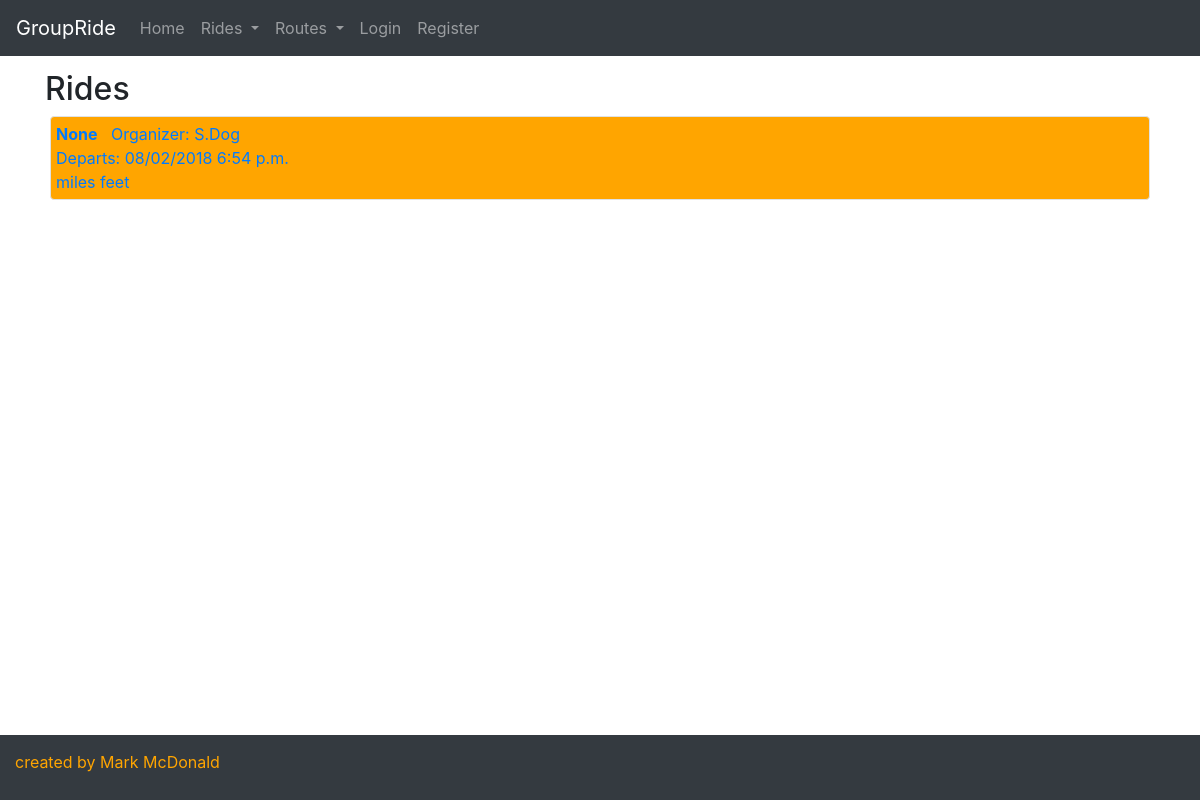
The page /rides/ on the database as committed earlier.
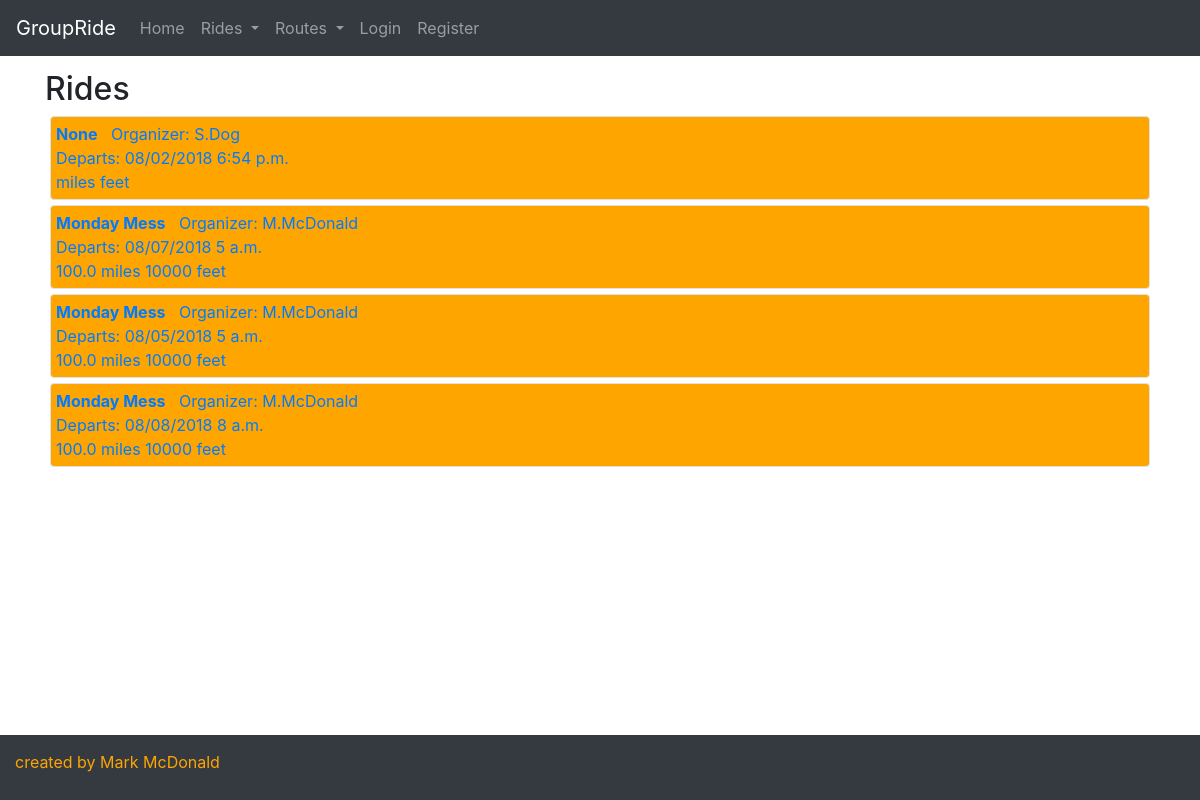
The same page on the database as committed later.
### groupride/models.py (models this page shows, shortened)
class Ride(models.Model):
    created_by = models.ForeignKey(User, on_delete = models.SET_NULL, blank = True, null = True, related_name = "created_rides")
    created_on = models.DateTimeField(auto_now_add = True, editable = False, blank = False)
    ride_name = models.CharField(max_length = 256, blank = True, null = True)
    ride_date = models.DateTimeField(editable = True, blank = False, null = False)
    private = models.BooleanField(default = False)
    route = models.ForeignKey(Route, on_delete = models.SET_NULL, blank = True, null = True, related_name = "rides")
    confirmed_riders = models.ManyToManyField(User, related_name = "confirmed_ride")
    invited_riders = models.ManyToManyField(User, related_name = "invited_ride")
    comments = models.ManyToManyField(Comment, blank = True)

class Route(models.Model):
    created_by = models.ForeignKey(User, on_delete = models.SET_NULL, blank = True, null = True, related_name = "created_routes")
    created_on = models.DateTimeField(auto_now_add = True, editable = False, blank = False)
    route_name = models.CharField(max_length = 256, blank = True, null = True)
    miles = models.DecimalField(max_digits = 6, decimal_places = 1, blank = True, null = True)
    vertical_feet = models.IntegerField(blank = True, null = True)
    origin = models.CharField(max_length = 64, blank = True, null = True)
    reviews = models.ManyToManyField(Review, blank = True)

### groupride/views.py (the view)
# urls.py: path("rides/", views.rides, name="rides"),
def rides(request):
    rides = Ride.objects.all()
    context = {'rides': rides,}
    return render(request, "groupride/rides.html", context)

### groupride/templates/groupride/rides.html (shortened to what this page needs)
{% extends 'groupride/template.html' %}
{% block body %}
  <div class="container">
    <h2>Rides</h2>
    <div class="panel-group">
    {% for ride in rides %}
    <a href="/ride/{{ride.id}}">
      <div class="ride_header border rounded">
        <div>
          <span class=""><strong>{{ride.ride_name}}</strong></span>
          <span class="">&nbsp Organizer: {{ride.created_by.first_name|slice:":1" }}.{{ride.created_by.last_name}} </span>
        </div>
        <div>
          <span class="">Departs: {{ ride.ride_date|date:"SHORT_DATE_FORMAT" }} {{ ride.ride_date|time:"TIME_FORMAT" }} </span>
        </div>
        <div>
          <span class="">{{ride.route.miles}} miles </span>
          <span class="">{{ride.route.vertical_feet}} feet</span>
        </div>
      </div>
    </a>
    {% endfor %}
    </div>
  </div>
{% endblock %}

### groupride/templates/groupride/template.html (shortened to what this page needs)
{% load static %}
<!DOCTYPE html>
<html>
  <head>
      <link rel="stylesheet" href="https://stackpath.bootstrapcdn.com/bootstrap/4.1.1/css/bootstrap.min.css">
      <link rel="stylesheet" href="{% static 'groupride/styles.css' %}" />
  </head>
  <body>
    <nav class="navbar navbar-expand-md bg-dark navbar-dark fixed-top">
      <a class="navbar-brand" href="{% url 'index' %}">GroupRide</a>
      <div class="collapse navbar-collapse" id="collapsibleNavbar">
        <ul class="navbar-nav">
          <li class="nav-item">
            <a class="nav-link" href="{% url 'index' %}">Home</a>
          </li>
          <li class="nav-item dropdown">
            <a class="nav-link dropdown-toggle" href="#" id="navbardrop" data-toggle="dropdown">
              Rides
            </a>
          </li>
          <li class="nav-item dropdown">
            <a class="nav-link dropdown-toggle" href="#" id="navbardrop" data-toggle="dropdown">
              Routes
            </a>
          </li>
          {% if user.is_authenticated %}
            <li class="nav-item">
              <a class="nav-link" href="{% url 'logout' %}">Logout</a>
            </li>
          {% else %}
            <li class="nav-item">
              <a class="nav-link" href="{% url 'login' %}">Login</a>
            </li>
            <li class="nav-item">
              <a class="nav-link" href="{% url 'register' %}">Register</a>
            </li>
          {% endif %}
        </ul>
      </div>
    </nav>
      {% block body %}
      {% endblock %}
      <footer class="row justify-content-left fixed-bottom bg-dark">
        <div class="col">created by Mark McDonald</div>
      </footer>
  </body>
</html>

### groupride/static/groupride/styles.css (style rules this page uses)
footer { padding: 15px 15px 50px 15px; color: orange; }
footer { height: 6vh; }
body { margin-top: 70px; margin-bottom: 7vh; }
.ride_header { padding: 5px; margin: 5px; background-color: orange; }

Rows that differ between the two databases and show on the page:
added Ride: ride_name "Monday Mess", created_by.first_name "M", created_by.last_name "McDonald", ride_date "08/07/2018", ride_date "5 a.m.", route.miles "100.0", route.vertical_feet "10000"
added Ride: ride_name "Monday Mess", created_by.first_name "M", created_by.last_name "McDonald", ride_date "08/05/2018", ride_date "5 a.m.", route.miles "100.0", route.vertical_feet "10000"
added Ride: ride_name "Monday Mess", created_by.first_name "M", created_by.last_name "McDonald", ride_date "08/08/2018", ride_date "8 a.m.", route.miles "100.0", route.vertical_feet "10000"
